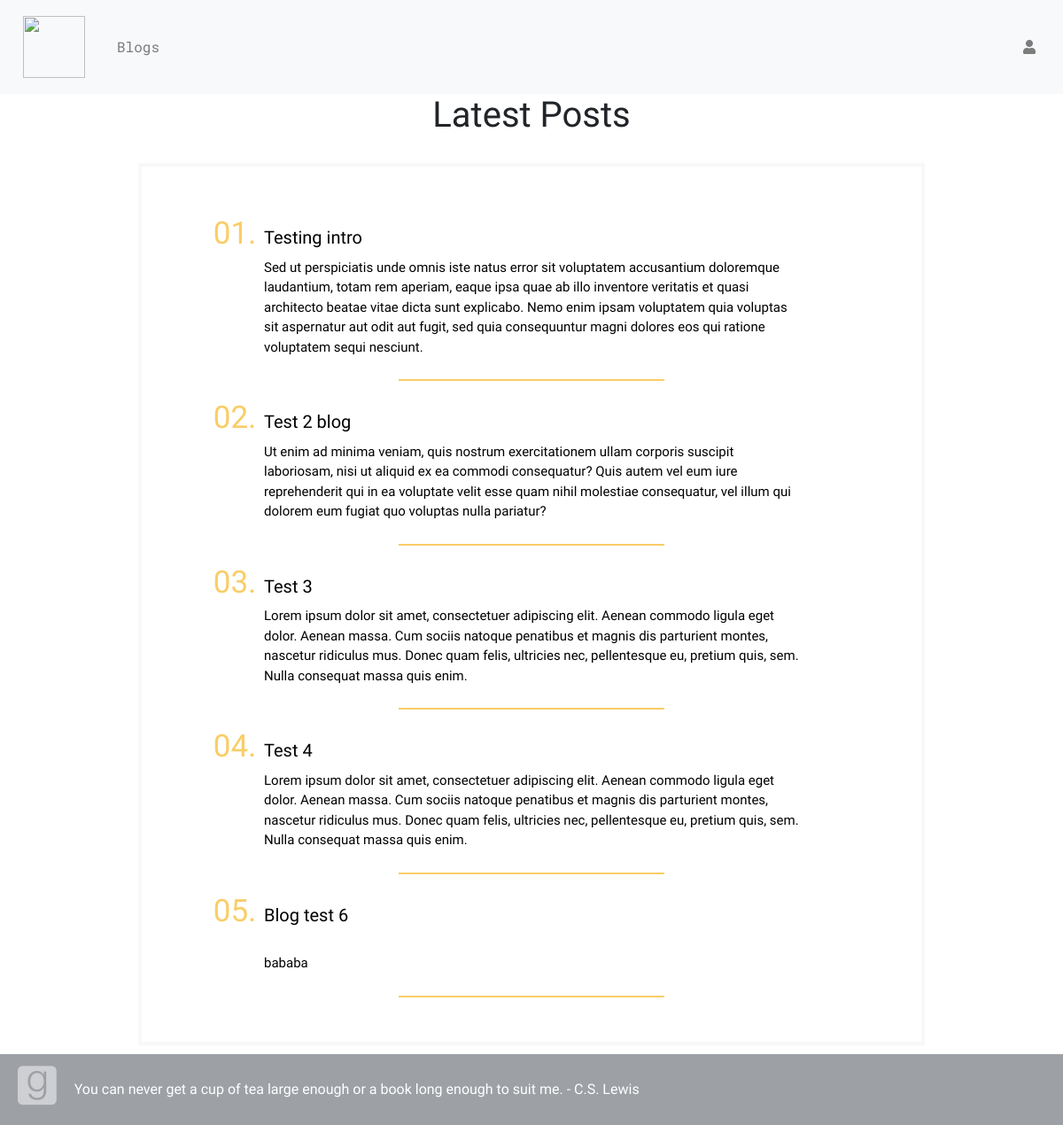
Screenshot of /blog/ with the database file from the repository.
### book_app/models.py (models this page shows, shortened)
class Blog(models.Model):
  title = models.CharField(max_length=200, unique=True)
  intro = models.TextField()
  body = models.TextField()
  posted = models.DateField(db_index=True, auto_now_add=True)

### book_app/views.py (the view)
# urls.py: path('blog/',views.BlogListView.as_view(),name='blog_list'),
class BlogListView(ListView):
  model = Blog

### book_app/templates/book_app/blog_list.html
{% extends "book_app/base.html" %}
{% block body_block %}
<h1>Latest Posts</h1>
<div class="container-list">
  <ol id="blog-list">
{% for blog in blog_list %}
    <li><a id="blog-title" href="{% url 'book_app:blog_detail' pk=blog.pk %}">{{ blog.title }}</a></li>
    <a id="blog-intro" href="{% url 'book_app:blog_detail' pk=blog.pk %}">{{ blog.intro }}</a>
  <hr id="list-line">
{% endfor %}
  </ol>
</div>
{% endblock %}

### book_app/static/css/book_app.css (style rules this page uses)
body { font-family: 'Sree Krushnadevaraya', serif; padding-bottom: 80px; font-size: 16px; }
h1 { text-align: center; }
.container-list { width: 80%; margin: 30px auto 10px; border: 4px solid #f7f8f9; }
#blog-list { list-style: decimal-leading-zero; color: #F9CD66; font-size: 35px; margin: 50px; padding: 0px 10%; }
#list-line { width: 300px; border-top: 2px solid #F9CD66; }
#blog-intro { color: black; font-size: 15px; text-decoration: none; display: inline-block }
#blog-title { text-decoration: none; color: black; font-size: 20px; padding: 0px; }

### rows the page displays
Blog: title "Testing intro", intro "Sed ut perspiciatis unde omnis iste natus error sit voluptatem accusantium doloremque laudantium, totam rem aperiam, eaque ipsa quae ab illo inventore veritatis et quasi architecto beatae vitae dicta sunt explicabo. Nemo enim ipsam voluptatem quia voluptas sit aspernatur aut odit aut fugit, sed quia consequuntur magni dolores eos qui ratione voluptatem sequi nesciunt."
Blog: title "Test 2 blog", intro "Ut enim ad minima veniam, quis nostrum exercitationem ullam corporis suscipit laboriosam, nisi ut aliquid ex ea commodi consequatur? Quis autem vel eum iure reprehenderit qui in ea voluptate velit esse quam nihil molestiae consequatur, vel illum qui dolorem eum fugiat quo voluptas nulla pariatur?"
Blog: title "Test 3", intro "Lorem ipsum dolor sit amet, consectetuer adipiscing elit. Aenean commodo ligula eget dolor. Aenean massa. Cum sociis natoque penatibus et magnis dis parturient montes, nascetur ridiculus mus. Donec quam felis, ultricies nec, pellentesque eu, pretium quis, sem. Nulla consequat massa quis enim."
Blog: title "Test 4", intro "Lorem ipsum dolor sit amet, consectetuer adipiscing elit. Aenean commodo ligula eget dolor. Aenean massa. Cum sociis natoque penatibus et magnis dis parturient montes, nascetur ridiculus mus. Donec quam felis, ultricies nec, pellentesque eu, pretium quis, sem. Nulla consequat massa quis enim."
Blog: title "Blog test 6", intro "bababa"
